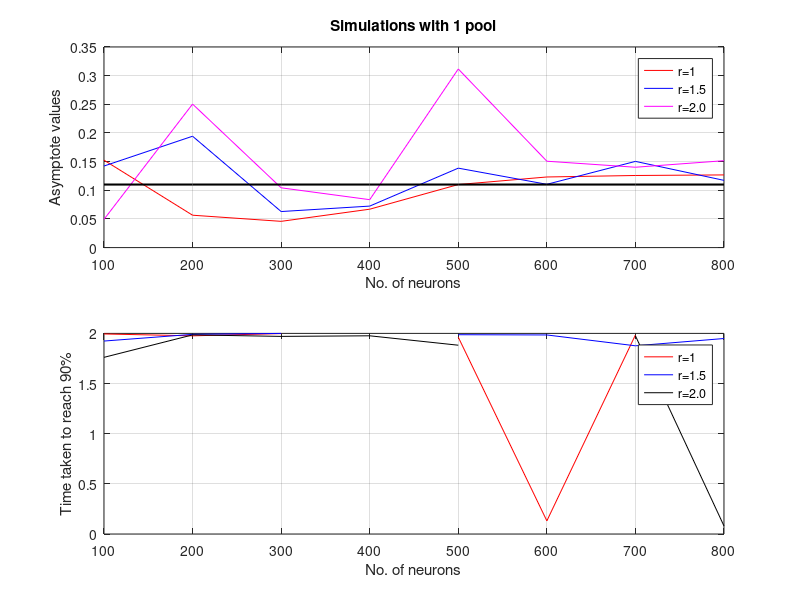

This figure's MATLAB source:
function plotting
%UNTITLED Summary of this function goes here
%   Detailed explanation goes here
a = [100 200 300 400 500 600 700 800];
b = [0.1525 0.0565 0.0458 0.0670 0.1100 0.1232 0.1258 0.1268];
c = [0.1423 0.1943 0.0629 0.0724 0.1386 0.1104 0.1504 0.1173];
d = [0.0493 0.2504 0.1043 0.0836 0.3116 0.1507 0.1402 0.1516];
subplot(2,1,1);
plot(a,b,'r');
hold on;
plot(a,c,'b');
hold on;
plot(a,d,'m');
hold on;
target=a.*0 + 0.11;
hold on;
plot(a,target,'k','Linewidth',1.5);
grid on;
legend('r=1','r=1.5','r=2.0');
xlabel('No. of neurons');
ylabel('Asymptote values');
title('Simulations with 1 pool');
b = [1.9943  1.9757 1.9983 Inf 1.9619 0.1310 1.9842 Inf];
c = [1.9237  1.9905 1.9998 Inf 1.9868 1.9844 1.8763 1.9490];
d = [1.7612  1.9850 1.9701 1.9760 1.8822 Inf 1.9757 0.08];
subplot(2,1,2);
plot(a,b,'r');
hold on;
plot(a,c,'b');
hold on;
plot(a,d,'k');
grid on;
xlabel('No. of neurons');
ylabel('Time taken to reach 90%');
legend('r=1','r=1.5','r=2.0');
end

